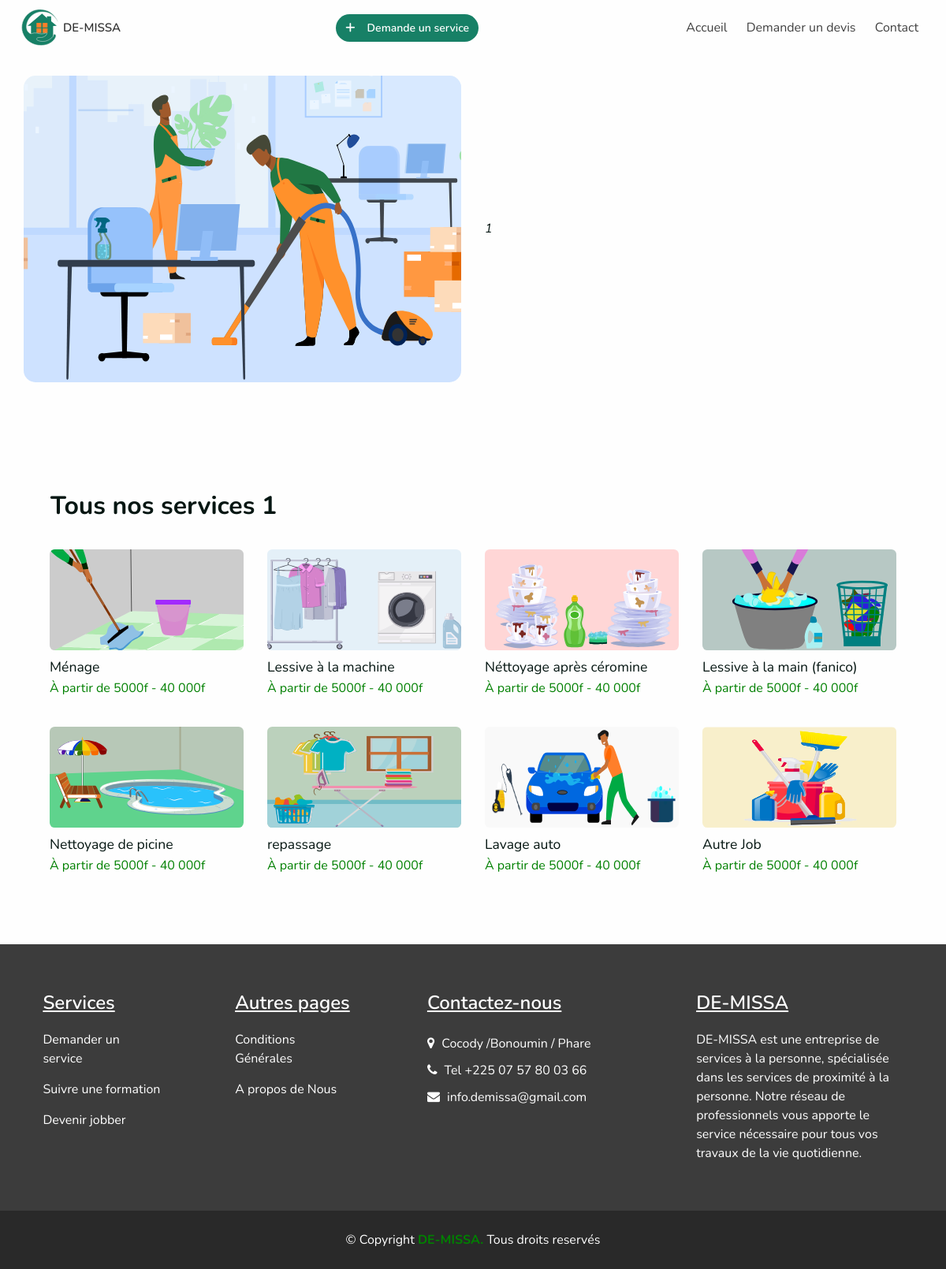
The page /service/menage/ on the database as committed earlier.
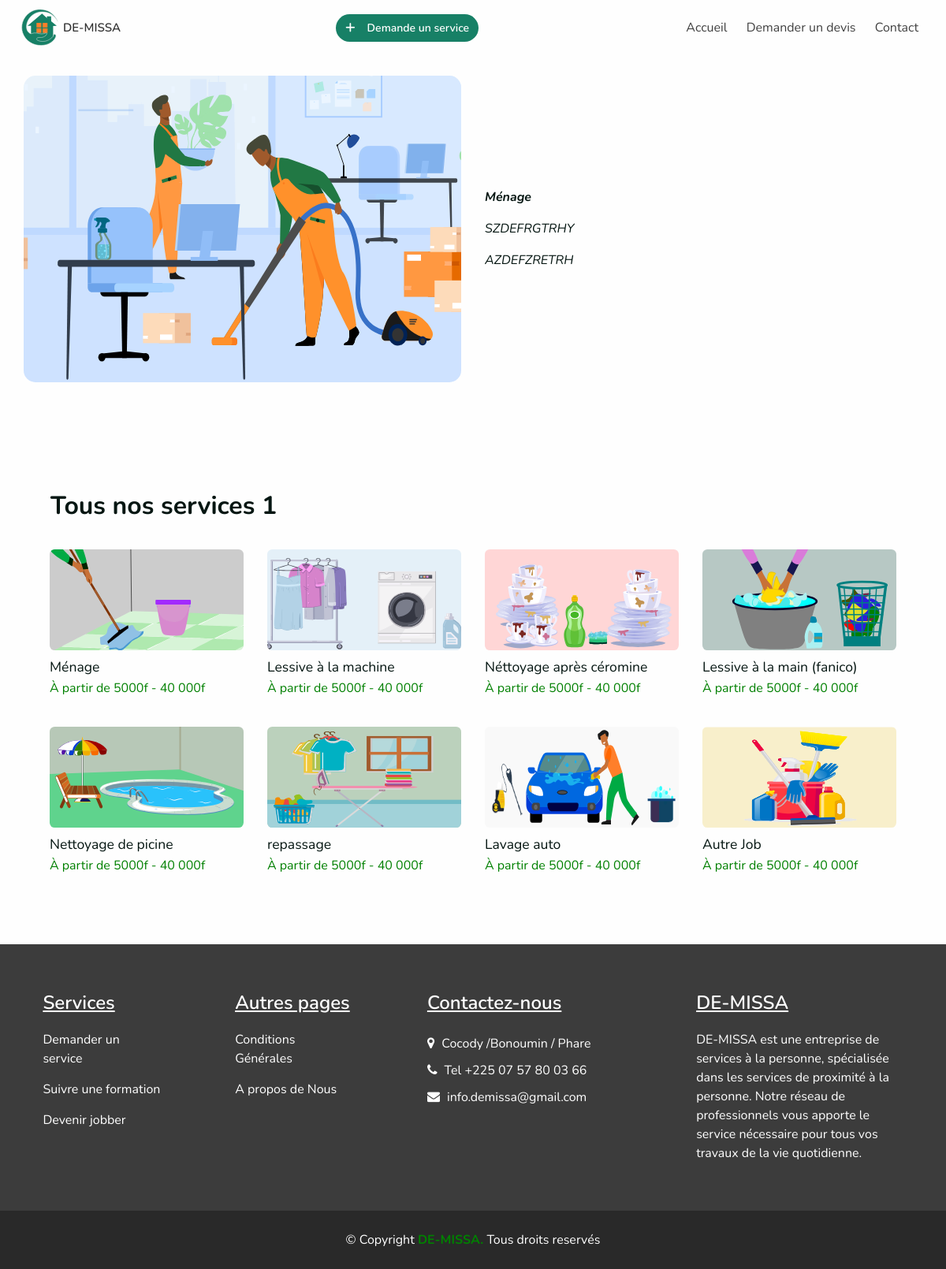
The same page on the database as committed later.
### app/models.py (models this page shows, shortened)
class Convention(models.Model):
    publish = models.BooleanField(default=True)
    date_add = models.DateField(auto_now=False, auto_now_add=True)
    date_update = models.DateField(auto_now=True, auto_now_add=False)
    class Meta:
        abstract = True

class Web(Convention):
    name = models.CharField(max_length=50)
    picture = models.FileField(upload_to='img_web')
    description = models.TextField()
    class Meta:
        verbose_name = "Info du site"
        verbose_name_plural = "Infos du site"

class Service(Convention):
    name = models.CharField(max_length=50)
    libele = models.CharField(max_length=50)
    picture = models.FileField(upload_to="img_service")
    picture1 = models.FileField(upload_to="img_service")
    description = HTMLField()
    order = models.IntegerField()
    service_slug =  AutoSlugField(populate_from='name')
    class Meta:
        verbose_name = "Service"
        verbose_name_plural = "Services"

class SousService(Convention):
    name = models.CharField(max_length=50)
    picture = models.FileField(upload_to="img_service")
    libele = models.TextField()
    description = models.TextField()
    order = models.IntegerField()
    price = models.CharField(max_length=100)
    sous_service_slug =  AutoSlugField(populate_from='name')
    service = models.ForeignKey("Service", related_name="category_service", on_delete=models.SET_NULL, null=True)
    class Meta:
        verbose_name = "Sous Service"
        verbose_name_plural = "Sous Services"

### app/views.py (the view)
# urls.py: path('service/<str:service_slug>/', under_service_under, name="service-detail-page"),
def under_service_under(request, service_slug):
  get_related_services =  get_related_service(service_slug)
  get_infos_web = get_info_web({'publish':True})
  template_name = 'app/detail-service.html'
  context = {
      'page':{
        'title': 'De-missa | ' + service_slug,
        'text_title': ' Tous nos service ' + service_slug,
      },
      'get_related_services' : get_related_services,
      'get_infos_web': get_infos_web,
      'is_link': True,
  }
  print("########1########")
  return render(request, template_name, context)

### app/functions.py (called while the page is built)
def get_info_web(data=dict()):
    return Web.objects.filter(**data).first()

def get_related_service(service_slug):
    return get_object_or_404(Service, service_slug=service_slug)

### app/templates/app/detail-service.html
{% extends 'app/layout/base.html' %}
{% load static %}
{% block content %}
  <section class="about_section layout_margin-bottom">
    <div class="container">
      <div class="p-5 row">
      </div>
    </div>
    <div class="container  ">
        <div class="row">
            <div class="col-md-6 ">
            <div class="img-box">
                <img src="{{get_related_services.picture1.url}}" alt="">
            </div>
            </div>
            <div class="col-md-6">
                <div class="detail-box">
                    <em>{{get_related_services.description | safe}}</em>
                </div>
            </div>
        </div>
    </div>
  </section>
  <section class="layout_padding p-5">
    <div class="container ">
        <div class="heading_container  d-flex justify-content-center row  p-3">
            <h2 sytle="font-weight:bold" class="title">Tous nos services {{get_related_services.libele}}</h2>
        </div>
    </div>
    <div class="container">
        <div class="row gy-3 my-1" >
            {% for service in get_related_services.category_service.all %}
                <div class="col-lg-3 col-md-4 col-sm-6">
                    <div class="b-card ">
                        <a href="{% url 'reservation' service.sous_service_slug %}">
                            <img src="{{service.picture.url}}" class="b-card-img" alt="" srcset="">
                        </a>
                        <div class="b-card-content">
                            <p class="mt-2" style="font-size:1.1rem">{{service.name}}
                                <br><span style="color:green; font-size:1rem">À partir de {{service.price}}</span>
                            </p>
                        </div>
                    </div>
                </div>
            {% endfor %}
        </div>
    </div>
</section>
{% endblock content %}

### app/templates/app/layout/base.html (shortened to what this page needs)
{% load static %}
<!DOCTYPE html>
<html>
<head>
  <link rel="stylesheet" type="text/css" href=" {% static 'app/css/bootstrap.css' %} " />
  <link rel="stylesheet" href="https://cdnjs.cloudflare.com/ajax/libs/animate.css/4.1.1/animate.min.css" />
  <link rel="stylesheet" type="text/css" href="https://cdnjs.cloudflare.com/ajax/libs/OwlCarousel2/2.3.4/assets/owl.carousel.min.css" />
  <link rel="stylesheet" href="https://pro.fontawesome.com/releases/v6.2.0/css/all.css"
/>
  <link rel="stylesheet" href="https://cdnjs.cloudflare.com/ajax/libs/font-awesome/6.2.0/css/all.min.css"
 />
  <link href="{% static 'app/css/font-awesome.min.css' %}" rel="stylesheet" />
  <link href="{% static 'app/css/responsive.css' %}" rel="stylesheet" />
  <link href="{% static 'app/css/slick.css' %}" rel="stylesheet" />
  <link href="{% static 'app/css/style.css' %}" rel="stylesheet" />
  <link href="{% static 'app/css/style1.css' %}" rel="stylesheet" />
</head>
<body>
  {% if is_true %}
  {% else %}
  <header class="b-nav">
    <a href="{% url 'welcome' %}" class="nav-icon" aria-label="visit-home" aria-current="page">
      <img src="{{get_infos_web.picture.url}}" alt="logo" srcset=""><span>DE-MISSA</span>
    </a>
    <div class="middle">
        <span><i class="fa-solid fa-plus"></i></span> <a href="{% url 'service' %}"> Demande un service</a>
    </div>
    <div class="main-navlink">
      <div class="navlinks-container">
          <a href="{% url 'welcome' %}" aria-current="page">Accueil</a>
          <a href="{% url 'service' %}" >Demander un devis</a>
          <a href="{% url 'contact' %}" >Contact</a>
      </div>
    </div>
  </header>
  {% endif %}
{% block content %}
{% endblock content %}
  {% if is_true %}
  {% else %}
  <section class="footer_section">
    <div class="container">
      <div class="row">
        <div class="col-md-6 col-lg-2 mx-auto footer_col">
          <div class="footer_link_box">
            <h4 style="text-decoration: underline;">
              Services
            </h4>
            <div class="footer_links">
              <a class="active" href="{% url 'service' %}">
                Demander un service
              </a>
              <a class="" href="about.html">
                Suivre une formation
              </a>
              <a class="" href="{% url 'service' %}">
                Devenir jobber
              </a>
            </div>
          </div>
        </div>
        <div class="col-md-6 col-lg-2 mx-auto footer_col">
          <div class="footer_link_box">
            <h4 style="text-decoration: underline;">
              Autres pages
            </h4>
            <div class="footer_links">
              <a class="active" href="{% url 'contionGeneral' %}">
                Conditions Générales
              </a>
              <a class="" href="{% url 'service' %}">
                A propos de Nous
              </a>
            </div>
          </div>
        </div>
        <div class="col-md-6 col-lg-3 mx-auto footer_col">
          <div class="footer_contact">
            <h4 style="text-decoration: underline;">
              Contactez-nous
            </h4>
            <div class="contact_link_box">
              <a href="">
                <i class="fa fa-map-marker" aria-hidden="true"></i>
                <span>
                  Cocody /Bonoumin / Phare
                </span>
              </a>
              <a href="">
                <i class="fa fa-phone" aria-hidden="true"></i>
                <span>
                  Tel +225 07 57 80 03 66
                </span>
              </a>
              <a href="">
                <i class="fa fa-envelope" aria-hidden="true"></i>
                <span>
                  info.demissa@gmail.com
                </span>
              </a>
            </div>
          </div>
        </div>
        <div class="col-md-6 col-lg-3 mx-auto footer_col">
          <div class="footer_detail">
            <h4 style="text-decoration: underline;">
              DE-MISSA
            </h4>
            <p>
              DE-MISSA est une entreprise de services à la personne,
              spécialisée dans les services de proximité à la personne.
              Notre réseau de professionnels vous apporte le service nécessaire
              pour tous vos travaux de la vie quotidienne.
            </p>
          </div>
        </div>
      </div>
    </div>
  </section>
  <footer  style="background-color:  rgba(29, 29, 29, 0.945);">
    <div class="container">
      <div class="row footer-info d-flex justify-content-center">
          <p class="">
            &copy; Copyright <span style="color:green; font-weight:bold"> DE-MISSA.</span> Tous droits reservés
          </p>
      </div>
    </div>
  </footer>
 {% endif %}
</body>
</html>

### app/static/app/css/responsive.css (style rules this page uses)
@media (min-width: 1200px) { .container { max-width: 1170px; } }

### app/static/app/css/style.css (style rules this page uses)
body { font-family: 'Nunito', sans-serif !important; color: #051612; background-color: #fefefe; overflow-x: hidden; }
.layout_padding { padding: 90px 0; }
.layout_margin-bottom { margin-bottom: 90px; }
.heading_container { display: -webkit-box; display: -ms-flexbox; display: flex; -webkit-box-orient: vertical; -webkit-box-direction: normal; -ms-flex-direction: column; flex-direction: column; -webkit-box-align: start; -ms-flex-align: start; align-items: flex-start; }
.heading_container h2 { position: relative; font-weight: bold; margin-bottom: 1rem; margin-top: -1rem; }
a, a:hover, a:focus { text-decoration: none; }
.about_section .row { -webkit-box-align: center; -ms-flex-align: center; align-items: center; }
.about_section .img-box { display: -webkit-box; display: -ms-flexbox; display: flex; -webkit-box-pack: center; -ms-flex-pack: center; justify-content: center; }
.about_section .img-box img { width: 100%; border-radius: 15px; }
.about_section .detail-box p { margin-top: 15px; }
.footer_section { background: rgba(49, 49, 49, 0.945); color: #ffffff; padding: 60px 0 15px 0; position: relative; }
.footer_section h4 { font-weight: 600; margin-bottom: 20px; }
.footer_section .footer_col { margin-bottom: 30px; }
.footer_section .footer_contact .contact_link_box { display: -webkit-box; display: -ms-flexbox; display: flex; -webkit-box-orient: vertical; -webkit-box-direction: normal; -ms-flex-direction: column; flex-direction: column; }
.footer_section .footer_contact .contact_link_box a { margin: 5px 0; color: #ffffff; }
.footer_section .footer_contact .contact_link_box a i { margin-right: 5px; }
.footer_section .footer_links { display: -webkit-box; display: -ms-flexbox; display: flex; -ms-flex-wrap: wrap; flex-wrap: wrap; }
.footer_section .footer_links a { display: -webkit-box; display: -ms-flexbox; display: flex; -webkit-box-align: center; -ms-flex-align: center; align-items: center; margin-right: 15px; margin-bottom: 15px; color: #ffffff; }
.footer-info p { color: #ffffff; padding: 25px 0; margin: 0; text-align: center; }

### app/static/app/css/style1.css (style rules this page uses)
* { margin: 0; padding: 0; box-sizing: border-box; border: none; }
html { scroll-behavior: smooth; }
:root { --labelColor: rgb(34, 156, 34); --backgroundColor: #fcfcfc; --borderColor: #dfdfdf; --red: #ff0000; --white: #fff; }
p { font-weight: 400; }
.b-card { border-radius: 0.4rem; overflow: hidden; cursor: pointer; transition: 0.2s; margin-bottom: 20px; }
.b-card-img { display: block; width: 100%; height: 8rem; object-fit: cover; border-radius: 0 0 0.4rem 0.4rem; }
.b-nav { position: fixed; width: 100%; background-color: transparent ; display: flex; align-items: center; justify-content: space-between; padding: 10px 25px; z-index: 99; }
.nav-icon { display: flex; align-items: center; text-decoration: none; margin-right: 20px; }
.nav-icon img { height: 50px; }
.nav-icon span { font-size: 15px; margin-left: 5px; font-weight: 600; color: #333; }
.navlinks-container a { margin: 0 10px; font-size: 16px; font-weight: 600px; text-decoration: none; color: #414141; display: inline-block; position: relative; }
.navlinks-container a::after { content: ""; display: block; position: absolute; bottom: -3px; width: 100%; height: 2px; transform: scaleX(0); transform-origin: left; background-color: #333; transition: transform 0.3s ease-out; }
.middle { background-color: #178066; padding: 7px 12px; font-size: 14px; font-weight: 600; border-radius: 50px; display: flex; justify-content: space-between; color: #fff; }
.middle a { color: #fff; margin-left: 15px; text-decoration: none; }

Rows that differ between the two databases and show on the page:
changed Service: description "1" → "Ménage SZDEFRGTRHY AZDEFZRETRH"
